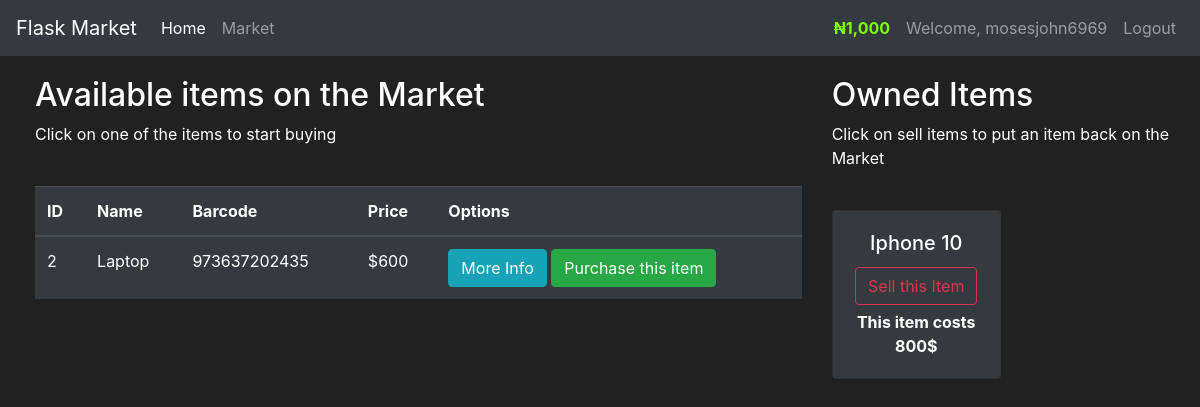
/market (signed in), run on an earlier commit of the app's database.
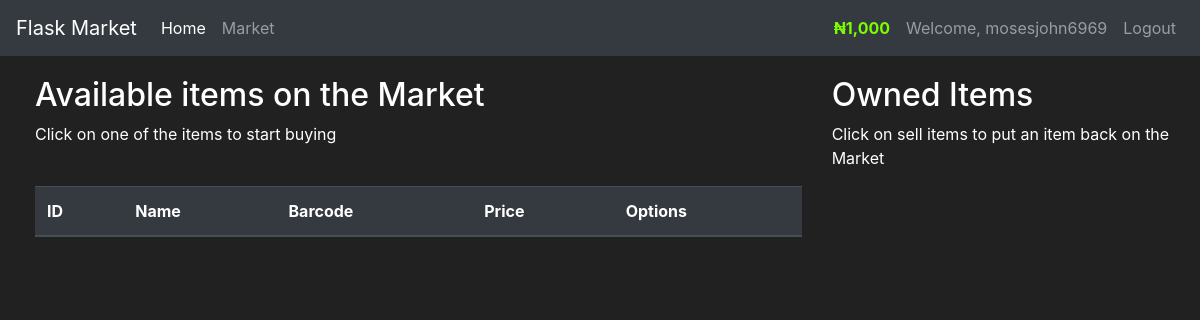
And on a later commit of the database.
### market/model.py (models this page shows, shortened)
class User(db.Model, UserMixin):
    id = db.Column(db.Integer(), primary_key=True)
    username = db.Column(db.String(length=30), nullable=False, unique=True)
    email_address = db.Column(db.String(length=50), nullable=False, unique=True)
    password_hash = db.Column(db.String(length=60), nullable=False)
    budget = db.Column(db.Integer(), nullable=False, default=1000)
    items = db.relationship('Item', backref='owned_user', lazy=True)
    @property
    def prettier_budget(self):
        if len(str(self.budget)) >= 4:
            return f'₦{str(self.budget)[:-3]},{str(self.budget)[-3:]}'
        else:
            return f'₦{self.budget}'
    @property
    def password(self):
        return self.password

class Item(db.Model):
    id = db.Column(db.Integer(), primary_key=True)
    name = db.Column(db.String(length=30), nullable=False, unique=True)
    price = db.Column(db.Integer(), nullable=False)
    barcode = db.Column(db.String(length=12), nullable=False, unique=True)
    description = db.Column(db.String(length=1024), nullable=False, unique=True)
    owner = db.Column(db.Integer(), db.ForeignKey("user.id"))

### market/routes.py (the view, shortened to what this page needs)
@app.route('/market', methods=['GET', 'POST'])
@login_required
def market_page():
    purchase_form = PurchaseItemForm()
    selling_form = SellItemForm()
    if request.method == "GET":
        items = Item.query.filter_by(owner=None)
        owned_items = Item.query.filter_by(owner=current_user.id)
        return render_template('market.html', items=items, purchase_form=purchase_form, owned_items=owned_items, selling_form=selling_form)

### market/model.py (called while the page is built)
@login_manager.user_loader
def load_user(user_id):
    return User.query.get(int(user_id))

### market/templates/market.html (shortened to what this page needs)
{% extends 'base.html' %}
{% block table %}
<div class="row" style="margin-top:20px; margin-left:20px">
   <div class="col-8">
      <h2>Available items on the Market</h2>
      <p>Click on one of the items to start buying</p>
      <br>
      <table class="table table-hover table-dark">
         <thead>
            <tr>
               <th scope="col">ID</th>
               <th scope="col">Name</th>
               <th scope="col">Barcode</th>
               <th scope="col">Price</th>
               <th scope="col">Options</th>
            </tr>
         </thead>
         <tbody>
            {% for item in items %}
            <tr>
               <td>{{item.id}}</td>
               <td>{{item.name}}</td>
               <td>{{item.barcode}}</td>
               <td>${{item.price}}</td>
               <td>
                  <button class="btn btn-outline btn-info" data-toggle="modal" data-target="#Modal-MoreInfo-{{ item.id }}">More Info</button>
                  <button class="btn btn-outline btn-success" data-toggle="modal" data-target="#Modal-PurchaseConfirm-{{ item.id }}">Purchase this item</button>
               </td>
            </tr>
            {% endfor %}
         </tbody>
      </table>
   </div>
   <div class="col-4">
      <h2>Owned Items</h2>
      <p>Click on sell items to put an item back on the Market</p>
      <br>
      <div class="row">
          {% for owned_item in owned_items %}
            <div class="col-md-6">
                 <div style="margin-bottom: 5px" class="card text-center bg-dark">
                      <div class="card-body">
                          <h5 class="card-title">{{ owned_item.name }}</h5>
                          <button type="button" class="btn btn-outline-danger" style="margin-bottom: 5px"
                                  data-toggle="modal" data-target="#Modal-SellingConfirm-{{ owned_item.id }}">
                              Sell this Item
                          </button>
                          <p class="card-text"><strong>
                              This item costs {{ owned_item.price }}$
                          </strong></p>
                      </div>
                  </div>
             </div>
         {% endfor %}
      </div>
   </div>
</div>
{% endblock %}

### market/templates/base.html (shortened to what this page needs)
<!doctype html>
<html lang="en">
   <head>
      <link rel="stylesheet" href="https://stackpath.bootstrapcdn.com/bootstrap/4.3.1/css/bootstrap.min.css">
   </head>
   <body>
      <nav class="navbar navbar-expand-md navbar-dark bg-dark">
         <a class="navbar-brand" href="{{ url_for('home_page') }}">Flask Market</a>
         <div class="collapse navbar-collapse" id="navbarNav">
            <ul class="navbar-nav mr-auto">
               <li class="nav-item active">
                  <a class="nav-link" href="{{ url_for('home_page') }}">Home <span class="sr-only">(current)</span></a>
               </li>
               <li class="nav-item">
                  <a class="nav-link" href="{{ url_for('market_page') }}">Market</a>
               </li>
            </ul>
            {% if current_user.is_authenticated %}
            <ul class="navbar-nav">
               <li class="nav-item">
                  <a class="nav-link" style="color: lawngreen; font-weight:bold">
                  {{ current_user.prettier_budget }}
                  </a>
               </li>
               <li class="nav-item">
                  <a class="nav-link" >Welcome, {{ current_user.username }}</a>
               </li>
               <li class="nav-item">
                  <a class="nav-link" href="{{ url_for('logout_page') }}">Logout</a>
               </li>
            </ul>
            {% endif %}
         </div>
      </nav>
      {% block table %}
      {% endblock %}
   </body>
</html>

### market/templates/base.html (style rules this page uses)
body { background-color: #212121; color: white }

What changed in the data, as far as the page shows it:
no longer on this page (row edited): Item: id "2", name "Laptop", barcode "973637202435", price "600", shown under "Available items on the Market"
no longer on this page (row edited): Item: name "Iphone 10", price "800", shown under "Owned Items"
